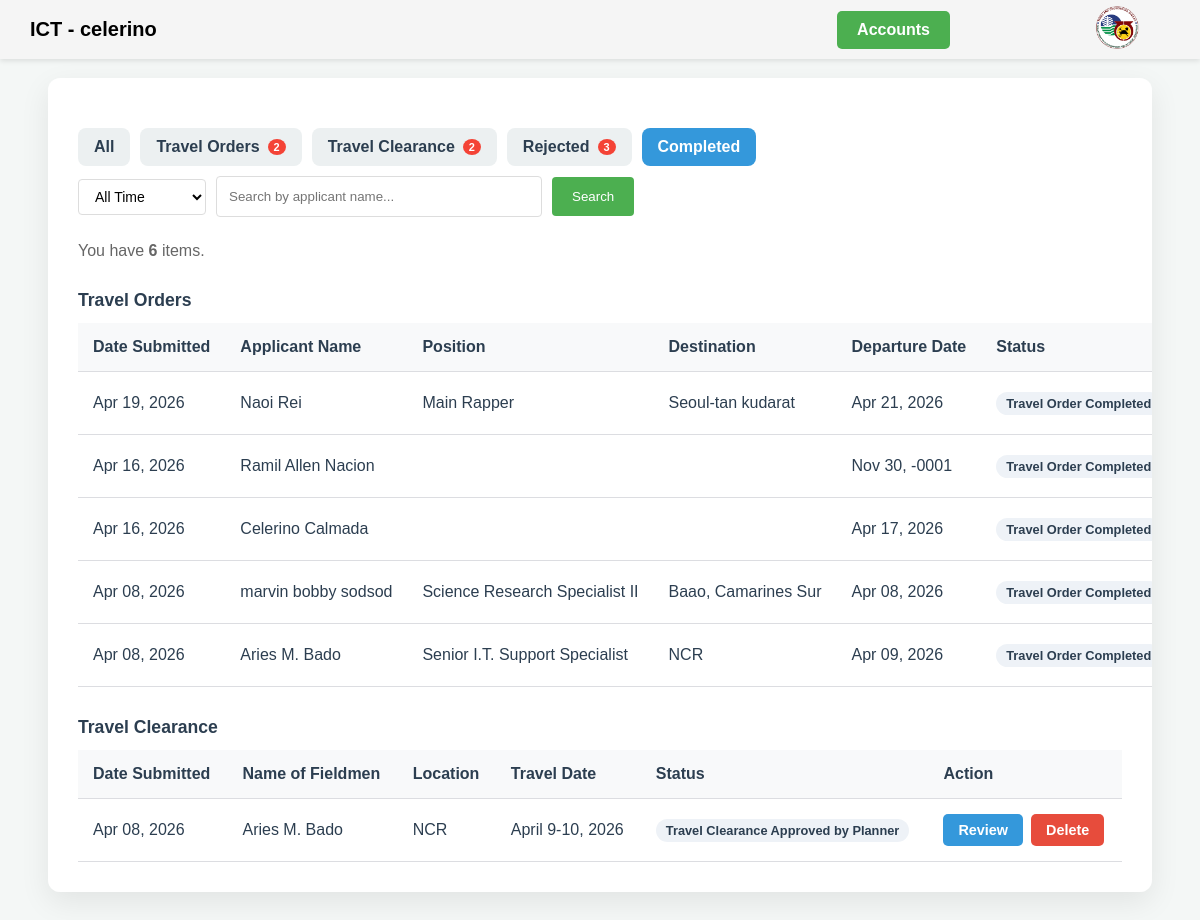
/ict/index.php?tab=completed (signed in), run on the app's committed database.
### tables this page shows
CREATE TABLE `users` (
  `id` int(11) NOT NULL,
  `username` varchar(100) NOT NULL,
  `name` text NOT NULL,
  `password` varchar(100) NOT NULL,
  `role` varchar(100) NOT NULL,
  `position` varchar(255) DEFAULT NULL,
  `user_signature` varchar(255) DEFAULT NULL
);

CREATE TABLE `travel_orders` (
  `id` int(11) NOT NULL,
  `name` varchar(100) NOT NULL,
  `salary` varchar(255) DEFAULT NULL,
  `position` varchar(100) NOT NULL,
  `division_unit` varchar(100) DEFAULT NULL,
  `departure_date` date NOT NULL,
  `official_station` varchar(150) NOT NULL,
  `destination` varchar(150) NOT NULL,
  `arrival_date` date NOT NULL,
  `purpose` text NOT NULL,
  `per_diems` varchar(150) DEFAULT NULL,
  `assistants` text DEFAULT NULL,
  `appropriation` varchar(150) DEFAULT NULL,
  `remarks` text DEFAULT NULL,
  `officer_id` int(11) NOT NULL,
  `applicant_signature` varchar(255) NOT NULL,
  `status` enum('pending_do','pending_rd','approved','rejected_do','rejected_rd','completed') DEFAULT 'pending_do',
  `created_at` timestamp NOT NULL DEFAULT current_timestamp(),
  `do_signature` varchar(255) DEFAULT NULL,
  `rd_signature` varchar(255) DEFAULT NULL,
  `applicant_sig_x` int(11) DEFAULT 350,
  `applicant_sig_y` int(11) DEFAULT 480,
  `do_sig_x` int(11) DEFAULT 50,
  `do_sig_y` int(11) DEFAULT 320,
  `rd_sig_x` int(11) DEFAULT 480,
  `rd_sig_y` int(11) DEFAULT 320,
  `rejection_remarks` text DEFAULT NULL
);

CREATE TABLE `travel_clearances` (
  `id` int(11) NOT NULL,
  `name` varchar(255) NOT NULL,
  `purpose` longtext NOT NULL,
  `location` varchar(255) NOT NULL,
  `travel_date` varchar(200) NOT NULL,
  `planner_id` int(11) NOT NULL,
  `status` varchar(50) NOT NULL DEFAULT 'pending_planner',
  `created_at` timestamp NOT NULL DEFAULT current_timestamp()
);

### ict/index.php (the view, shortened to what this page needs)
<?php
$tab = isset($_GET['tab']) ? $_GET['tab'] : 'all';
$search = isset($_GET['search']) ? trim($_GET['search']) : '';
$date_filter = isset($_GET['date_filter']) ? $_GET['date_filter'] : 'all';
try{
  $pdo = NEW PDO("mysql:host=localhost;dbname=to_inventory", "root", "");
  $pdo->setAttribute(PDO::ATTR_ERRMODE, PDO::ERRMODE_EXCEPTION);
}catch (PDOException $e) {
    die("Database connection failed: " . $e->getMessage());
}
$travel_orders = [];
if ($tab === 'all' || $tab === 'orders' || $tab === 'completed' || $tab === 'rejected') {
    $sql_orders = "SELECT id, name, position, destination, departure_date, created_at, status
                   FROM travel_orders WHERE 1=1";
    if ($tab === 'all' || $tab === 'orders') {
        $sql_orders .= " AND status NOT IN ('completed', 'rejected_do', 'rejected_rd')";
    } elseif ($tab === 'completed') {
        $sql_orders .= " AND status = 'completed'";
    } elseif ($tab === 'rejected') {
        $sql_orders .= " AND status IN ('rejected_do', 'rejected_rd')";
    }
    $sql_orders .= " ORDER BY created_at DESC";
    $stmt_orders = $pdo->prepare($sql_orders);
    $stmt_orders->execute();
    $travel_orders = $stmt_orders->fetchAll(PDO::FETCH_ASSOC);
}
$travel_clearances = [];
if ($tab === 'all' || $tab === 'clearances' || $tab === 'completed') {
    $sql_clearances = "SELECT id, name, location, travel_date, created_at, status
                       FROM travel_clearances WHERE 1=1";
    if ($tab === 'all' || $tab === 'clearances') {
        $sql_clearances .= " AND status = 'pending_planner'";
    } elseif ($tab === 'completed') {
        $sql_clearances .= " AND status = 'approved_planner'";
    }
    $sql_clearances .= " ORDER BY created_at DESC";
    $stmt_clearances = $pdo->prepare($sql_clearances);
    $stmt_clearances->execute();
    $travel_clearances = $stmt_clearances->fetchAll(PDO::FETCH_ASSOC);
}
$total_items = count($travel_orders) + count($travel_clearances);
$pending_orders_count = 0;
$pending_clearances_count = 0;
$rejected_orders_count = 0;
if (empty($search)) {
    $stmt_pending_orders = $pdo->query("SELECT COUNT(*) FROM travel_orders WHERE status NOT IN ('completed', 'rejected_do', 'rejected_rd')");
    $pending_orders_count = $stmt_pending_orders->fetchColumn();
    $stmt_pending_clearances = $pdo->query("SELECT COUNT(*) FROM travel_clearances WHERE status = 'pending_planner'");
    $pending_clearances_count = $stmt_pending_clearances->fetchColumn();
    $stmt_rejected_orders = $pdo->query("SELECT COUNT(*) FROM travel_orders WHERE status IN ('rejected_do', 'rejected_rd')");
    $rejected_orders_count = $stmt_rejected_orders->fetchColumn();
}
?>
<!DOCTYPE html>
<html lang="en">
<head>
  <link rel="stylesheet" type="text/css" href="../style/email-style.css">
  <link rel="stylesheet" type="text/css" href="../style/ict-style.css">
  <link rel="stylesheet" type="text/css" href="../style/delete-btn.css">
  <link rel = "stylesheet" type ="text/css" href="../style/pop-up-message.css">
  <?php include '../includes/header.php';?>
</head>
<body>
 <div class="dashboard-container">
        <div class="tabs">
            <a href="index.php?tab=all" class="tab-link <?php echo ($tab === 'all') ? 'active' : ''; ?>">All</a>
            <a href="index.php?tab=orders" class="tab-link <?php echo ($tab === 'orders') ? 'active' : ''; ?>">
                Travel Orders
                <?php if ($pending_orders_count > 0 && empty($search)): ?>
                    <span class="notification-badge"><?php echo $pending_orders_count; ?></span>
                <?php endif; ?>
            </a>
            <a href="index.php?tab=clearances" class="tab-link <?php echo ($tab === 'clearances') ? 'active' : ''; ?>">
                Travel Clearance
                <?php if ($pending_clearances_count > 0 && empty($search)): ?>
                    <span class="notification-badge"><?php echo $pending_clearances_count; ?></span>
                <?php endif; ?>
            </a>
            <a href="index.php?tab=rejected" class="tab-link <?php echo ($tab === 'rejected') ? 'active' : ''; ?>">
                Rejected
                <?php if ($rejected_orders_count > 0 && empty($search)): ?>
                    <span class="notification-badge"><?php echo $rejected_orders_count; ?></span>
                <?php endif; ?>
            </a>
            <a href="index.php?tab=completed" class="tab-link <?php echo ($tab === 'completed') ? 'active' : ''; ?>">Completed</a>
            <div class="search-container">
            <form method="GET" action="" style="display: flex; gap: 10px; align-items: center;">
                <?php if ($tab === 'completed'): ?>
                    <select name="date_filter" class="date-filter" onchange="this.form.submit()">
                        <option value="all" <?php echo ($date_filter === 'all') ? 'selected' : ''; ?>>All Time</option>
                    </select>
                <?php endif; ?>
                <input class ="search-bar" type="text" name="search" placeholder="Search by applicant name..." value="<?php echo htmlspecialchars($search); ?>">
                <button class="submit-search" type="submit">Search</button>
            </form>
        </div>
        </div>
         <p>You have <strong><?php echo $total_items; ?></strong> items.</p>
        <?php if ($tab === 'all' || $tab === 'orders' || $tab === 'completed' || $tab === 'rejected'): ?>
            <?php if ($tab !== 'clearances'): ?>
            <div class="section-title">Travel Orders</div>
            <?php if (count($travel_orders) > 0): ?>
                <table>
                    <thead>
                        <tr>
                            <th>Date Submitted</th>
                            <th>Applicant Name</th>
                            <th>Position</th>
                            <th>Destination</th>
                            <th>Departure Date</th>
                            <th>Status</th>
                        </tr>
                    </thead>
                    <tbody>
                        <?php foreach ($travel_orders as $order):
                            switch($order['status']){
                                case 'completed':
                                    $status_change = 'Travel Order Completed';
                                    break;
                            }
                        ?>
                            <tr>
                                <td><?php echo date('M d, Y', strtotime($order['created_at'])); ?></td>
                                <td><?php echo htmlspecialchars($order['name']); ?></td>
                                <td><?php echo htmlspecialchars($order['position']); ?></td>
                                <td><?php echo htmlspecialchars($order['destination']); ?></td>
                                <td><?php echo date('M d, Y', strtotime($order['departure_date'])); ?></td>
                                <td><span class="badge"><?php echo htmlspecialchars($status_change); ?></span></td>
                            </tr>
                        <?php endforeach; ?>
                    </tbody>
                </table>
            <?php endif; ?>
            <?php endif; ?>
        <?php endif; ?>
        <?php if ($tab === 'all' || $tab === 'clearances' || $tab === 'completed'): ?>
            <?php if ($tab !== 'orders'): ?>
            <div class="section-title">Travel Clearance</div>
            <?php if (count($travel_clearances) > 0): ?>
                <table>
                    <thead>
                        <tr>
                            <th>Date Submitted</th>
                            <th>Name of Fieldmen</th>
                            <th>Location</th>
                            <th>Travel Date</th>
                            <th>Status</th>
                            <th>Action</th>
                        </tr>
                    </thead>
                    <tbody>
                        <?php foreach ($travel_clearances as $tc):
                            switch($tc['status']){
                                case 'approved_planner':
                                    $status_change = 'Travel Clearance Approved by Planner';
                                    break;
                            }
                            ?>
                            <tr>
                                <td><?php echo date('M d, Y', strtotime($tc['created_at'])); ?></td>
                                <td><?php echo htmlspecialchars($tc['name']); ?></td>
                                <td><?php echo htmlspecialchars($tc['location']); ?></td>
                                <td><?php echo htmlspecialchars($tc['travel_date']); ?></td>
                                <td><span class="badge"><?php echo htmlspecialchars($status_change); ?></span></td>
                                <td>
                                    <div class="action-buttons">
                                        <a href="review_tc.php?id=<?php echo $tc['id']; ?>" class="btn-review">Review</a>
                                        <button type="button" class="btn-delete" onclick="openDeleteClearanceModal(<?php echo $tc['id']; ?>)">Delete</button>
                                    </div>
                                </td>
                            </tr>
                        <?php endforeach; ?>
                    </tbody>
                </table>
            <?php endif; ?>
            <?php endif; ?>
        <?php endif; ?>
</body>
</html>

### includes/header.php (shortened to what this page needs)
<?php
$conn = mysqli_connect("localhost", "root", "", "to_inventory");
$sql = "SELECT role, name FROM users WHERE id = ?";
$check_stmt = mysqli_prepare($conn, $sql);
mysqli_stmt_bind_param($check_stmt, "i", $_SESSION['user_id']);
mysqli_stmt_execute($check_stmt);
$result = mysqli_stmt_get_result($check_stmt);
$user_data = mysqli_fetch_assoc($result);
?>
<div class="universal-header">
    <div class ="user-info"><?php echo htmlspecialchars(strtoupper($user_data['role'])) . ' - ' . htmlspecialchars($user_data['name'] ?? $_SESSION['username']); ?></div>
    <?php if($user_data['role'] === 'ict'): ?>
    <a href="../ict/get-account.php" class="accounts-btn">Accounts</a>
    <?php endif; ?>
    <div class="user-menu">
        <img src="../images/mgb_logo.png" alt="" class="profile">
    </div>
</div>

### style/email-style.css (style rules this page uses)
body { font-family: 'Segoe UI', Tahoma, Geneva, Verdana, sans-serif; background-color: #f4f7f6; padding: 40px; color: #2c3e50; }
.dashboard-container { max-width: 100%; margin: 0 auto; background: white; padding: 30px; border-radius: 12px; box-shadow: 0 10px 30px rgba(0,0,0,0.08); overflow-x: auto; }
.tabs { display: flex; gap: 10px; margin: 20px 0 25px; flex-wrap: wrap; }
.tab-link { text-decoration: none; background: #ecf0f1; color: #2c3e50; padding: 10px 16px; border-radius: 8px; font-weight: 600; }
.tab-link.active { background: #3498db; color: white; }
.section-title { margin-top: 30px; margin-bottom: 10px; font-size: 1.1rem; font-weight: bold; color: #2c3e50; }
table { width: 100%; border-collapse: collapse; margin-top: 12px; }
th, td { padding: 15px; text-align: left; border-bottom: 1px solid #dcdde1; white-space: nowrap; }
th { background-color: #f8f9fa; color: #2c3e50; }
.action-buttons { display: flex; gap: 8px; flex-wrap: nowrap; }
.btn-review { background-color: #3498db; color: white; padding: 8px 15px; text-decoration: none; border-radius: 5px; font-size: 0.9rem; font-weight: bold; border: none; cursor: pointer; }
.btn-delete { background-color: #e74c3c; color: white; padding: 8px 15px; text-decoration: none; border-radius: 5px; font-size: 0.9rem; font-weight: bold; border: none; cursor: pointer; }
.badge { display: inline-block; padding: 4px 10px; border-radius: 999px; background: #eef2f7; font-size: 0.8rem; font-weight: 600; }

### style/ict-style.css (style rules this page uses)
a { text-decoration: none; color: white; }
.search-bar { padding: 12px 12px; border: 1px solid #ddd; border-radius: 4px; width: 300px; }
.submit-search { padding: 12px 20px; background: #4CAF50; color: white; border: none; border-radius: 4px; cursor: pointer; }
.tab-link { position: relative; display: inline-flex; align-items: center; gap: 8px; }
.notification-badge { background: #f44336; color: white; border-radius: 50%; font-size: 11px; padding: 2px 4px; width: 10px; text-align: center; display: inline-flex; align-items: center; justify-content: center; }
.date-filter { padding: 8px 12px; border: 1px solid #ddd; border-radius: 4px; font-size: 14px; background: white; cursor: pointer; }

### style/delete-btn.css (style rules this page uses)
p { color:#666; margin:20px 0; }

### includes/header.php (style rules this page uses)
.universal-header { position:fixed; top:0; left:0; right:0; background:#f5f5f5; color:#fff; padding:5px 30px; display:flex; justify-content:space-between; align-items:center; z-index:999; box-shadow:0 2px 5px rgba(0,0,0,0.1); }
.user-menu { position:relative; right: 30px; margin-left:auto; cursor:pointer; }
.profile { width:45px; height:45px; border-radius:50%; object-fit:cover; }
body { padding-top:70px; font-family: Arial, Helvetica, sans-serif; }
.user-info { font-weight: bold; color: black; font-size: 20px; }
.accounts-btn { background:#4CAF50; color:white; padding:10px 20px; border-radius:5px; text-decoration:none; font-weight:bold; transition:background 0.3s; position: absolute; right: 250px; }

### data on the page
users: role "ICT", name "celerino"
travel_orders: created_at "Apr 19, 2026", name "Naoi Rei", position "Main Rapper", destination "Seoul-tan kudarat", departure_date "Apr 21, 2026", status "Travel Order Completed"
travel_orders: created_at "Apr 16, 2026", name "Ramil Allen Nacion", departure_date "Nov 30, -0001", status "Travel Order Completed"
travel_orders: created_at "Apr 16, 2026", name "Celerino Calmada", departure_date "Apr 17, 2026", status "Travel Order Completed"
travel_orders: created_at "Apr 08, 2026", name "marvin bobby sodsod", position "Science Research Specialist II", destination "Baao, Camarines Sur", departure_date "Apr 08, 2026", status "Travel Order Completed"
travel_orders: created_at "Apr 08, 2026", name "Aries M. Bado", position "Senior I.T. Support Specialist", destination "NCR", departure_date "Apr 09, 2026", status "Travel Order Completed"
travel_clearances: created_at "Apr 08, 2026", name "Aries M. Bado", location "NCR", travel_date "April 9-10, 2026", status "Travel Clearance Approved by Planner"

### other printed values
$pending_orders_count "2"
$pending_clearances_count "2"
$rejected_orders_count "3"
$total_items "6"
